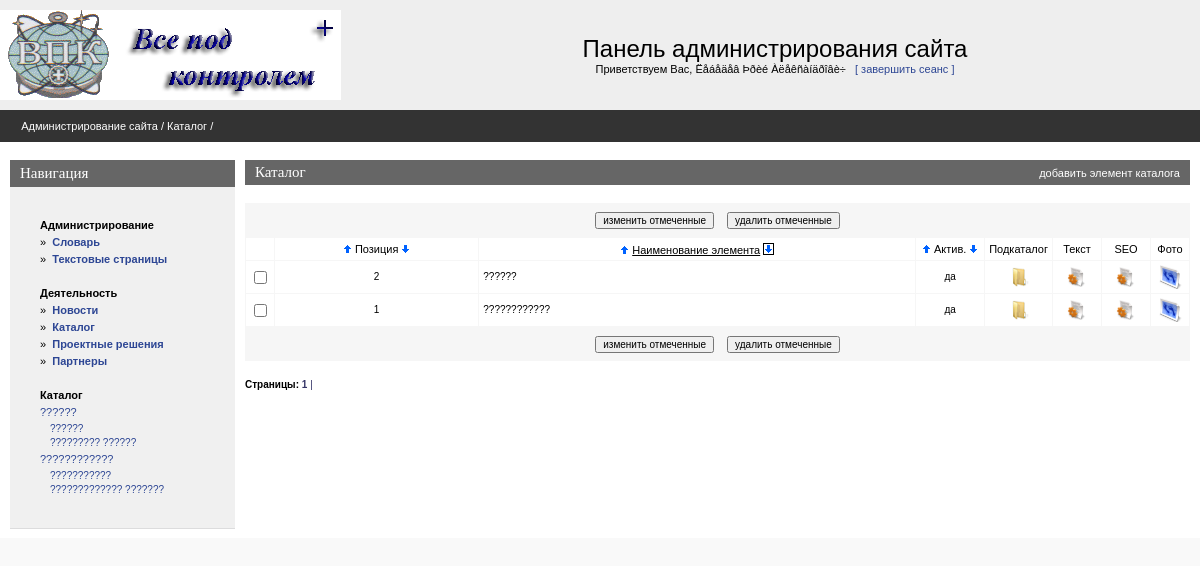
Screenshot of /admin/catalogpage.php (signed in) with the database file from the repository.
### tables this page shows
CREATE TABLE IF NOT EXISTS `vpk_static` (
  `static_code` int(11) NOT NULL AUTO_INCREMENT,
  `page_code` int(11) NOT NULL DEFAULT '0',
  `static_name` varchar(200) NOT NULL DEFAULT '',
  `static_text` text NOT NULL,
  `static_pos` int(11) NOT NULL DEFAULT '0',
  `static_seo_title` text,
  `static_seo_desc` text,
  `static_seo_key` text,
  `lang_code` int(11) NOT NULL,
  `static_abstract` text,
  `static_url` varchar(250) DEFAULT NULL,
  PRIMARY KEY (`static_code`),
  KEY `page_code` (`page_code`)
);

CREATE TABLE IF NOT EXISTS `vpk_catalog` (
  `catalog_code` int(11) NOT NULL AUTO_INCREMENT,
  `catalog_icon` varchar(256) DEFAULT NULL,
  `catalog_pos` int(11) NOT NULL,
  `page_code` int(11) NOT NULL,
  `catalog_url` varchar(250) DEFAULT NULL,
  `catalog_parent` int(11) NOT NULL,
  PRIMARY KEY (`catalog_code`),
  KEY `page_code` (`page_code`) USING HASH
);

CREATE TABLE IF NOT EXISTS `vpk_page` (
  `page_code` int(11) NOT NULL AUTO_INCREMENT,
  `page_name` varchar(255) NOT NULL,
  `page_active` tinyint(1) NOT NULL DEFAULT '0',
  `page_url` varchar(255) DEFAULT NULL,
  `page_type` varchar(10) NOT NULL DEFAULT 'static',
  PRIMARY KEY (`page_code`)
);

### admin/inc/connect.php (called while the page is built, shortened)
<?php
    $PHP_SELF=$_SERVER['PHP_SELF'];
?>

### admin/inc/const.php (called while the page is built, shortened)
<?php
    $PREFFIX="vpk";
?>

### admin/catalogpage.php (the view, shortened to what this page needs)
<?php
include("inc/settings.php");
$per_page=30;
$maxlevel=120;
if (!isset($catalog_parent)) $catalog_parent=0;
if (!isset($curr_page)) $curr_page=0;
if(!($sortby)) $sortby='page_name'; else {$sortby=explode(" ",$sortby);$sortby=$sortby[0];}
if(!isset($sortdir)) {$sortdir="1";$realsortdir="ASC"; }
else
{
 if($sortdir==0) {$realsortdir="DESC";} else {$sortdir=1;$realsortdir="ASC";}
}
$mainquery="SELECT
				{$PREFFIX}_catalog.catalog_code,
				{$PREFFIX}_catalog.catalog_pos,
				{$PREFFIX}_catalog.catalog_url,
				{$PREFFIX}_page.page_code,
				{$PREFFIX}_page.page_name,
				{$PREFFIX}_page.page_active
			FROM
			{$PREFFIX}_catalog
			INNER JOIN {$PREFFIX}_page ON {$PREFFIX}_catalog.page_code = {$PREFFIX}_page.page_code
			WHERE {$PREFFIX}_catalog.catalog_parent=$catalog_parent
			order by $sortby $realsortdir";
?>
<? include ("inc/head.php"); ?>
<BODY>
<center>
<div class=mainbody>
<? include("inc/top.php");?>
<table Border=0 CellSpacing=0 CellPadding=0 width=100%>
  <tr><td class=pageline>
<?php
$level=0;
$outs="";
$outs="<a href=$PHP_SELF>Каталог</a> / ".$outs;
echo " <div class=wmiddletext> &nbsp <a href='main.php'>Администрирование сайта</a> / ". $outs."</div>";
if (!isset($lastlev)) $lastlev="Каталог";
?>
  </td></tr>
</table>
<table Border=0 CellSpacing=0 CellPadding=0 class=mainbody>
 <tr valign=top>
  <td width=10></td>
  <? include("inc/leftmenu.php"); ?>
  <td width=10></td>
  <td>
<?php
echo"<form name='data' action=$PHP_SELF method=POST>";
?>
<table class=grayhead Border=0 CellSpacing=0 CellPadding=0 >
 <tr class=normaltext>
  <td ><div ><h4><?=$lastlev?></h4></div></td>
  <td align=right class=wmiddletext><a class=submenu onclick="displayform(this,'добавить элемент каталога')">добавить элемент каталога</a></td>
 </tr>
</table>
<table Border=0 CellSpacing=0 class=pagebluetable CellPadding=0>
 <tr><td>
 <center>
 <table>
 <tr height=30 >
   <td><input type=button onClick=Send('U') value='изменить отмеченные' class=smalltext></td>
   <td width=5></td>
   <td><input type=button onClick=ConfirmSend('D') value='удалить отмеченные'  class=smalltext></td>
 </tr>
 </table>
 </td></tr>
</table>
<center>
<table Border=0 CellSpacing=1 class=bluetable CellPadding=4 width=100%>
  <tr class=lmenutext height=20 align=center bgcolor=#ffffff>
    <td width=20>&nbsp;</td>
    <td><?=SortTitle("Позиция","catalog_pos",$sortby,$sortdir);?></td>
    <td><?=SortTitle("Наименование элемента","page_name",$sortby,$sortdir);?></td>
    <td width="60"><?=SortTitle("Актив.","page_active",$sortby,$sortdir);?></td>
   <?php if ($level<$maxlevel) echo "<td width=40>Подкаталог</td>";
   ?>
    <td width=40>Текст</td>
    <td width=40>SEO</td>
    <td width=30>Фото</td>
<?php
$res=mysql_query ($mainquery) or die ("Не могу выбрать элементы каталога. Ошибка в запросе. <BR>".$mainquery);
$num_rows=mysql_num_rows($res);
  if($num_rows)
  {
      $page_quant=ceil($num_rows / $per_page);
      $start_pos=$curr_page*$per_page;
      if ($start_pos+$per_page<$num_rows) $end_pos=$start_pos+$per_page;
         else $end_pos=$num_rows;
      for ($x=$start_pos; $x<$end_pos; $x++)
      {
         list($catalog_code,$catalog_pos,$catalog_url,$page_code, $page_name, $page_active)=mysql_fetch_array($res);
         $checkname=$page_code;
         if($page_active) {$page_active="да";$bg="#FFFFFF";} else {$page_active="нет";$bg="#EEEEEE";}
         echo"<tr class=edittabletext height=24 bgcolor=$bg>";
         echo"<TD width=20 align=center ><input type='checkbox' name=\"C#$checkname\" id=\"C#$checkname\"></TD>";
         echo"<TD align=center class=smalltext ondblclick='change_line(\"$checkname\",\"F#$checkname#catalog_pos#string\");' id=\"F#$checkname#catalog_pos#string\">".Show($catalog_pos)."</TD>\n";
         echo"<TD align=left class=smalltext ondblclick='change_line(\"$checkname\",\"F#$checkname#page_name#string\");' id=\"F#$checkname#page_name#string\">".Show($page_name)."</TD>\n";
         echo"<TD class=smalltext align=center  ondblclick='change_yes_no(\"$checkname\",\"F#$checkname#page_active#int\");' id=\"F#$checkname#page_active#int\">".Show($page_active)."</TD>\n";
         if ($level<$maxlevel)
         echo"<td align=center ><a href='javascript:GotoSub($catalog_code)'><img height='20' width='20' src='graph/subitem.gif' border=0 title='Подкаталог'></a></td>";
         echo"<td align=center ><a href='editstatic.php?page_code=$page_code&page_name=$page_name'><img height='20' width='20' src='graph/edit.gif' border=0 title='Текст страницы'></a></td>";
         echo"<td align=center ><a href='editseo.php?page_code=$page_code&page_name=$page_name'><img height='20' width='20' src='graph/edit.gif' border=0 title='SEO'></a></td>";
         echo"<td><center><a href=\"picture.php?back=statlist&icon=250&page_code=$page_code\"><img height='24' width='24' src='graph/photo.gif' border=0 alt='Фотогалерея ' title='Фотогалерея'></a></td>";
         echo"</TR>\n";
    }
  }
?>
</center>
<table Border=0 CellSpacing=0 class=pagebluetable CellPadding=0 width=95%>
 <tr><td>
 <center>
 <table>
 <tr height=30 >
   <td><input type=button onClick=Send('U') value='изменить отмеченные' class=smalltext></td>
   <td width=5></td>
   <td><input type=button onClick=ConfirmSend('D') value='удалить отмеченные'  class=smalltext></td>
 </tr>
 </table>
 </td></tr>
</table>
<br>
<?php
echo"<div align=left class=smalltext><b>Страницы:</b>  ";
for ($i=1;$i<$page_quant+1;$i++)
 {
   $y=$i-1;
   if ($curr_page==$y) {$t1="<b>";$t2="</b>";} else {$t1="";$t2="";}
   echo"<a class=blue href=$PHP_SELF?curr_page=$y&sortby=$sortby&sortdir=$sortdir>$t1 $i $t2|</a>&nbsp";
 }
echo"</div>";
?>
    <td width=10></td>
</BODY>
</HTML>

### admin/inc/functions.php (shortened to what this page needs)
<?php
function Show($val)
{    if (trim($val)=="") return "&nbsp"; else return $val; }
function SortTitle($title,$fieldname,$sortby,$sortdir)
{
  $baseurl=preg_replace("/&sortby=.*/i","",$_SERVER['REQUEST_URI']);
  $baseurl=preg_replace("/&sortdir=[0|1]/i","",$baseurl);
  if(!strpos($baseurl,"?")) $baseurl.="?a=1";
  if($fieldname==$sortby)
  {
       $t1="<u>";$t2="</u>";
       if($sortdir==1) $c1="border=1";else $c1="border=0";
       if($sortdir==0) $c0="border=1";else $c0="border=0";
  }
  else { $t1=$t2=""; $c1=$c0="border=0"; }
  return "<a href=\"$baseurl&sortby=$fieldname&sortdir=0\" ><img class=\"arr\" title=\"сортировать по возрастанию\" alt=\"сортировать по возрастанию\" src=\"graph/uarr.gif\" width=9 height=10 $c0></a>&nbsp;{$t1}$title{$t2}&nbsp;<a href=\"$baseurl&sortby=$fieldname&sortdir=1\"><img class=\"arr\" title=\"сортировать по убыванию\" alt=\"сортировать по убыванию\" src=\"graph/darr.gif\" width=9 height=10 $c1 ></a></div>";
}
function view_tree($langcode) {
	global $PREFFIX;
	$catalogshort="SELECT DISTINCT
	{$PREFFIX}_catalog.catalog_code,
	{$PREFFIX}_catalog.catalog_parent,
	{$PREFFIX}_static.static_code,
	{$PREFFIX}_static.static_name
	FROM {$PREFFIX}_static
	INNER JOIN {$PREFFIX}_page ON {$PREFFIX}_page.page_code = {$PREFFIX}_static.page_code
	INNER JOIN {$PREFFIX}_catalog ON {$PREFFIX}_page.page_code = {$PREFFIX}_catalog.page_code
	WHERE (lang_code=$langcode) and (page_active>0)
	ORDER BY static_name";
	$query = mysql_query("$catalogshort") or  die("Ошибка выборки каталога ".$catalogshort);
	$rowCount = mysql_num_rows($query);
	if ($rowCount>0)
	{
	while (list($catalog_code,$catalog_parent,$static_code,$static_name)= mysql_fetch_array($query)) {
		if ($catalog_parent == '0') {
			$one_lvl[] = array ($catalog_code, $catalog_parent, $static_code,$static_name);
		} else {
			$next_lvl[] = array ($catalog_code, $catalog_parent, $static_code,$static_name);
		}
	}
	print '<ul id="tree_one">';
	foreach ($one_lvl as $key){
		print '<li><a href="catalogpage.php?catalog_parent='.$key[0].'">'.$key[3].'</a>';
		print '<ul>';
		view_tree_next_level($key[0], $next_lvl);
		print "</ul>";
		print '</li>';
	}
	print '</ul>';
	}
}
function view_tree_next_level($family, $next_lvl) {
	foreach ($next_lvl as $key) {
		if ($key[1]==$family) {
			print ' <li><a href="catalogpage.php?catalog_parent='.$key[0].'">'.$key[3].'</a></li>';
		}
	}
}
?>

### admin/css/styles.css (style rules this page uses)
body { padding:0px; margin:0px; background-color:#f9f9f9; }
a { text-decoration : none; color: #2d4694; }
img { border-color: #000000; }
form { padding:0px; margin:0px }
.mainbody { width:100%; background-color:#ffffff; }
.pageline { height:32px; background-color:#333333; padding-left:15px; }
.grayhead { width:100%; height:25px; padding-left:10px; padding-right:10px; background-color:#666666; }
.pagebluetable { width:100%; background-color:#f6f6f6; }
.bluetable { background-color:#f6f6f6; }
.lmenutext { text-decoration:none; margin-left:10px; margin-right:10px; margin-top:3px; margin-bottom:3px; font-size:11px; font-family: Arial,Helvetica,Sans-serif,Tahoma,Pragmatica; }
.edittabletext { color:#666666; text-decoration:none; line-height:12pt; font-size:11px; font-family: Arial,Helvetica,Sans-serif,Tahoma,Pragmatica; }
H4 { text-decoration:none; font-weight:normal; color:#ffffff; padding:0; margin:0; font-family: Verdana; font-size : 15px; }
.submenu { cursor:hand;cursor:pointer; }
ul { text-decoration:none; padding:0; margin-top:5px; margin-bottom:0px; margin-right:0px; margin-left:16px;font-size:10px; }
li { text-decoration:none; padding:0; margin-top:0px; margin-bottom:3px; margin-right:0px; margin-left:0px;font-size:9px; }
.normaltext { text-decoration:none; color:#000066; font-family: Tahoma, Arial, Helvetica, Sans-serif, Pragmatica; font-size:12px; }
.smalltext { text-decoration:none; color:#000000; font-family: Tahoma, Arial, Helvetica, Sans-serif, Pragmatica; font-size:10px; }
.wmiddletext { text-decoration:none; color:#ffffff; font-family: Tahoma, Arial, Helvetica, Sans-serif, Pragmatica; font-size:11px; }
.wmiddletext a { text-decoration:none; color:#ffffff; }
.blue { color: #333366; }
.arr { position:relative;top:1px; }
.jquery-tree ul { padding:0px; margin:0px; }
.jquery-tree ul li { list-style:none; font-size:11px; }
.jquery-tree ul li ul { padding:0px; margin:0px; margin-bottom:5px; margin-top:5px; }
.jquery-tree ul li ul li { list-style:none; margin-left:10px; font-size:10px; }

### rows the page displays
vpk_static: static_name "??????"
vpk_static: static_name "??????"
vpk_static: static_name "????????? ??????"
vpk_static: static_name "????????????"
vpk_static: static_name "???????????"
vpk_static: static_name "????????????? ???????"
vpk_catalog: catalog_pos "2", vpk_page.page_name "??????", vpk_page.page_active "да"
vpk_catalog: catalog_pos "1", vpk_page.page_name "????????????", vpk_page.page_active "да"

### other values shown
$REGUSER["name"] "Ëåáåäåâ Þðèé Àëåêñàíäðîâè÷"
$lastlev "Каталог"
$title "Позиция Наименование элемента Актив."
